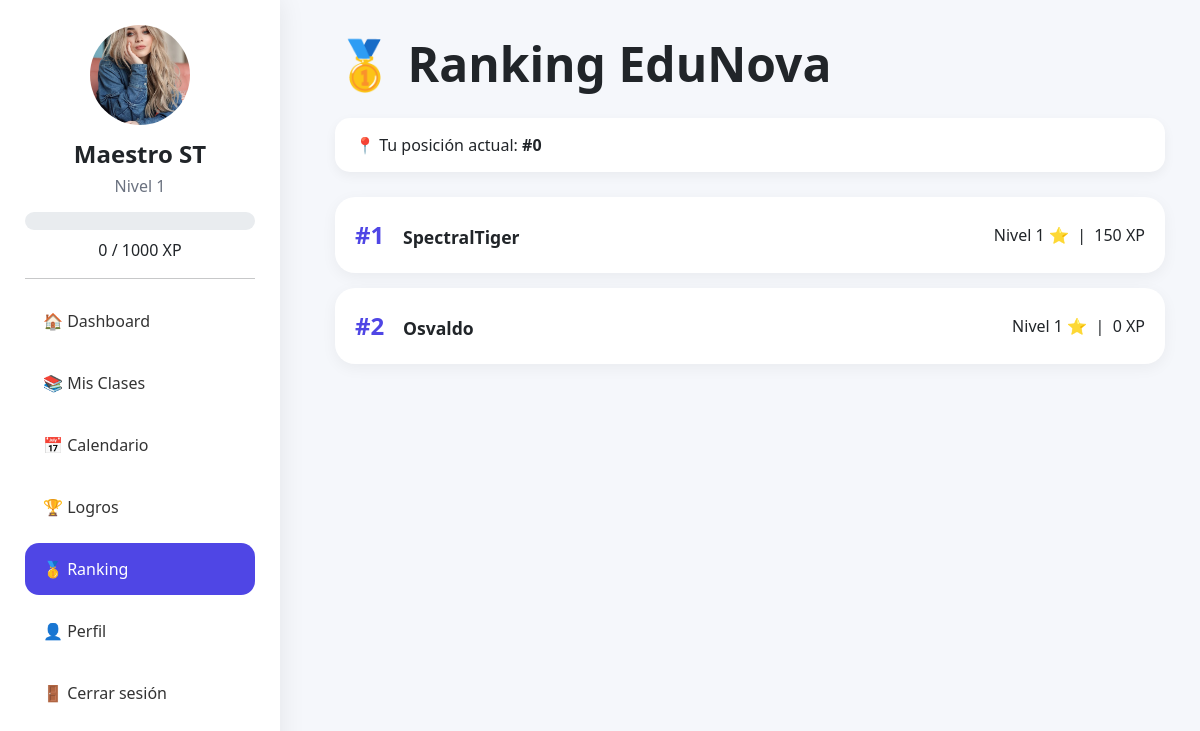
The page /alumno/ranking.php (signed in) on the database its author committed.
### tables this page shows
CREATE TABLE `usuarios` (
  `id` int(11) NOT NULL,
  `nombre` varchar(100) DEFAULT NULL,
  `correo` varchar(100) DEFAULT NULL,
  `password` varchar(255) DEFAULT NULL,
  `rol` enum('alumno','maestro') DEFAULT 'alumno',
  `xp` int(11) DEFAULT 0,
  `nivel` int(11) DEFAULT 1,
  `foto` varchar(255) DEFAULT NULL,
  `semestre` varchar(20) DEFAULT NULL,
  `grupo` varchar(20) DEFAULT NULL
);

### alumno/ranking.php (the view, shortened to what this page needs)
<?php
include '../includes/conexion.php';
$ranking = mysqli_query(
    $conexion,
    "SELECT id,nombre,nivel,xp
     FROM usuarios
     WHERE rol='alumno'
     ORDER BY xp DESC"
);
$usuarios = [];
while ($u = mysqli_fetch_assoc($ranking)) {
    $usuarios[] = $u;
}
$miPosicion = 0;
?>
<!DOCTYPE html>
<html lang="es">
<head>
    <link href="https://cdn.jsdelivr.net/npm/bootstrap@5.3.7/dist/css/bootstrap.min.css" rel="stylesheet">
</head>
<body>
    <?php include '../includes/sidebar.php'; ?>
    <div class="content">
        <h1 class="titulo">
            🥇 Ranking EduNova
        </h1>
        <div class="mi-posicion">
            📍 Tu posición actual:
            <strong>#<?= $miPosicion ?></strong>
        </div>
        <?php
        $posicion = 1;
        foreach ($usuarios as $u):
            ?>
            <div class="ranking-card">
                <div>
                    <span class="posicion">
                        #<?= $posicion ?>
                    </span>
                    <span class="usuario">
                        <?= htmlspecialchars($u['nombre']) ?>
                    </span>
                </div>
                <div>
                    Nivel <?= $u['nivel'] ?> ⭐
                    &nbsp;|&nbsp;
                    <?= $u['xp'] ?> XP
                </div>
            </div>
            <?php
            $posicion++;
        endforeach;
        ?>
    </div>
</body>
</html>

### includes/sidebar.php (shortened to what this page needs)
<?php
include_once __DIR__ . '/conexion.php';
$id_usuario = $_SESSION['id'];
$usuario = mysqli_fetch_assoc(
    mysqli_query(
        $conexion,
        "SELECT *
         FROM usuarios
         WHERE id = $id_usuario"
    )
);
$xpActual = $usuario['xp'] ?? 0;
$xpNivel = 1000;
$xpActualNivel = $xpActual % $xpNivel;
$paginaActual = basename($_SERVER['PHP_SELF']);
?>
<div class="sidebar">
    <center>
        <img class="foto-perfil" src="<?= !empty($usuario['foto'])
            ? '../uploads/perfiles/' . $usuario['foto']
            : 'https://ui-avatars.com/api/?name=' .
            urlencode($usuario['nombre'])
            ?>">
        <h4>
            <?= htmlspecialchars($usuario['nombre']) ?>
        </h4>
        <h6>
            Nivel <?= $usuario['nivel'] ?>
        </h6>
    </center>
    <div class="progress xp-bar mt-3">
    </div>
    <center class="mt-2">
        <?= $xpActualNivel ?>
        /
        <?= $xpNivel ?>
        XP
    </center>
    <hr>
    <a href="dashboard.php" class="btn-menu <?= $paginaActual == 'dashboard.php' ? 'active' : '' ?>">
        🏠 Dashboard
    </a>
    <a href="mis_clases.php" class="btn-menu <?= $paginaActual == 'mis_clases.php' ? 'active' : '' ?>">
        📚 Mis Clases
    </a>
    <a href="calendario.php" class="btn-menu <?= $paginaActual == 'calendario.php' ? 'active' : '' ?>">
        📅 Calendario
    </a>
    <a href="logros.php" class="btn-menu <?= $paginaActual == 'logros.php' ? 'active' : '' ?>">
        🏆 Logros
    </a>
    <a href="ranking.php" class="btn-menu <?= $paginaActual == 'ranking.php' ? 'active' : '' ?>">
        🥇 Ranking
    </a>
    <a href="perfil.php" class="btn-menu <?= $paginaActual == 'perfil.php' ? 'active' : '' ?>">
        👤 Perfil
    </a>
    <a href="../auth/logout.php" class="btn-menu">
        🚪 Cerrar sesión
    </a>
</div>

### alumno/ranking.php (style rules this page uses)
body { background: #f5f7fb; }
.content { margin-left: 300px; padding: 35px; }
.titulo { font-size: 3rem; font-weight: 700; margin-bottom: 25px; }
.mi-posicion { background: white; padding: 15px 20px; border-radius: 15px; margin-bottom: 25px; box-shadow: 0 4px 12px rgba(0, 0, 0, .05); }
.ranking-card { background: white; border-radius: 20px; padding: 20px; margin-bottom: 15px; display: flex; justify-content: space-between; align-items: center; box-shadow: 0 4px 15px rgba(0, 0, 0, .05); }
.posicion { font-size: 1.5rem; font-weight: 700; color: #4f46e5; }
.usuario { font-size: 1.1rem; font-weight: 600; }

### includes/sidebar.php (style rules this page uses)
.sidebar { position: fixed; left: 0; top: 0; width: 280px; height: 100vh; overflow-y: auto; background: white; padding: 25px; box-shadow: 0 0 25px rgba(0, 0, 0, .08); }
.sidebar img { width: 100px !important; height: 100px !important; min-width: 100px !important; min-height: 100px !important; border-radius: 50% !important; object-fit: cover !important; display: block !important; margin: auto !important; }
.sidebar h4 { margin-top: 15px; font-weight: 700; }
.sidebar h6 { color: #6b7280; }
.xp-bar { height: 18px; border-radius: 20px; }
.btn-menu { display: block; width: 100%; text-align: left; padding: 14px 18px; margin-bottom: 10px; border-radius: 14px; text-decoration: none; color: #333; transition: .3s; }
.btn-menu.active { background: #4f46e5; color: white; }

### rows shown on the page
usuarios: foto (picture), nombre "Maestro ST", nivel "1", xp "0"
usuarios: nombre "SpectralTiger", nivel "1", xp "150"
usuarios: nombre "Osvaldo", nivel "1", xp "0"

### other values the page prints
$xpNivel "1000"
$miPosicion "0"
